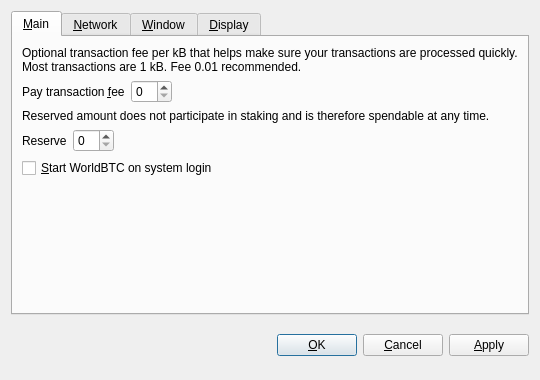
<?xml version="1.0" encoding="UTF-8"?>
<ui version="4.0">
 <class>OptionsDialog</class>
 <widget class="QDialog" name="OptionsDialog">
  <property name="geometry">
   <rect>
    <x>0</x>
    <y>0</y>
    <width>540</width>
    <height>380</height>
   </rect>
  </property>
  <property name="windowTitle">
   <string>Options</string>
  </property>
  <property name="styleSheet">
   <string notr="true">background-image: url(:/images/bkg2);</string>
  </property>
  <property name="modal">
   <bool>true</bool>
  </property>
  <layout class="QVBoxLayout" name="verticalLayout">
   <item>
    <widget class="QTabWidget" name="tabWidget">
     <property name="tabPosition">
      <enum>QTabWidget::North</enum>
     </property>
     <property name="currentIndex">
      <number>0</number>
     </property>
     <widget class="QWidget" name="tabMain">
      <attribute name="title">
       <string>&amp;Main</string>
      </attribute>
      <layout class="QVBoxLayout" name="verticalLayout_Main">
       <item>
        <widget class="QLabel" name="transactionFeeInfoLabel">
         <property name="text">
          <string>Optional transaction fee per kB that helps make sure your transactions are processed quickly. Most transactions are 1 kB. Fee 0.01 recommended.</string>
         </property>
         <property name="textFormat">
          <enum>Qt::PlainText</enum>
         </property>
         <property name="wordWrap">
          <bool>true</bool>
         </property>
        </widget>
       </item>
       <item>
        <layout class="QHBoxLayout" name="horizontalLayoutFee">
         <item>
          <widget class="QLabel" name="transactionFeeLabel">
           <property name="text">
            <string>Pay transaction &amp;fee</string>
           </property>
           <property name="textFormat">
            <enum>Qt::PlainText</enum>
           </property>
           <property name="buddy">
            <cstring>transactionFee</cstring>
           </property>
          </widget>
         </item>
         <item>
          <widget class="BitcoinAmountField" name="transactionFee"/>
         </item>
         <item>
          <spacer name="horizontalSpacerFee">
           <property name="orientation">
            <enum>Qt::Horizontal</enum>
           </property>
           <property name="sizeHint" stdset="0">
            <size>
             <width>40</width>
             <height>20</height>
            </size>
           </property>
          </spacer>
         </item>
        </layout>
       </item>
       <item>
        <widget class="QLabel" name="reserveBalanceInfoLabel">
         <property name="text">
          <string>Reserved amount does not participate in staking and is therefore spendable at any time.</string>
         </property>
         <property name="textFormat">
          <enum>Qt::PlainText</enum>
         </property>
         <property name="wordWrap">
          <bool>true</bool>
         </property>
        </widget>
       </item>
       <item>
        <layout class="QHBoxLayout" name="horizontalLayoutReserveBalance">
         <item>
          <widget class="QLabel" name="reserveBalanceLabel">
           <property name="text">
            <string>Reserve</string>
           </property>
           <property name="textFormat">
            <enum>Qt::PlainText</enum>
           </property>
           <property name="buddy">
            <cstring>reserveBalance</cstring>
           </property>
          </widget>
         </item>
         <item>
          <widget class="BitcoinAmountField" name="reserveBalance"/>
         </item>
         <item>
          <spacer name="horizontalSpacerReserveBalance">
           <property name="orientation">
            <enum>Qt::Horizontal</enum>
           </property>
           <property name="sizeHint" stdset="0">
            <size>
             <width>40</width>
             <height>20</height>
            </size>
           </property>
          </spacer>
         </item>
        </layout>
       </item>
       <item>
        <widget class="QCheckBox" name="bitcoinAtStartup">
         <property name="toolTip">
          <string>Automatically start WorldBTC after logging in to the system.</string>
         </property>
         <property name="text">
          <string>&amp;Start WorldBTC on system login</string>
         </property>
        </widget>
       </item>
       <item>
        <spacer name="verticalSpacer_Main">
         <property name="orientation">
          <enum>Qt::Vertical</enum>
         </property>
         <property name="sizeHint" stdset="0">
          <size>
           <width>20</width>
           <height>40</height>
          </size>
         </property>
        </spacer>
       </item>
      </layout>
     </widget>
     <widget class="QWidget" name="tabNetwork">
      <attribute name="title">
       <string>&amp;Network</string>
      </attribute>
      <layout class="QVBoxLayout" name="verticalLayout_Network">
       <item>
        <widget class="QCheckBox" name="mapPortUpnp">
         <property name="toolTip">
          <string>Automatically open the WorldBTC client port on the router. This only works when your router supports UPnP and it is enabled.</string>
         </property>
         <property name="text">
          <string>Map port using &amp;UPnP</string>
         </property>
        </widget>
       </item>
       <item>
        <widget class="QCheckBox" name="connectSocks">
         <property name="toolTip">
          <string>Connect to the WorldBTC network through a SOCKS proxy (e.g. when connecting through Tor).</string>
         </property>
         <property name="text">
          <string>&amp;Connect through SOCKS proxy:</string>
         </property>
        </widget>
       </item>
       <item>
        <layout class="QHBoxLayout" name="horizontalLayout_Network">
         <item>
          <widget class="QLabel" name="proxyIpLabel">
           <property name="text">
            <string>Proxy &amp;IP:</string>
           </property>
           <property name="textFormat">
            <enum>Qt::PlainText</enum>
           </property>
           <property name="buddy">
            <cstring>proxyIp</cstring>
           </property>
          </widget>
         </item>
         <item>
          <widget class="QValidatedLineEdit" name="proxyIp">
           <property name="maximumSize">
            <size>
             <width>140</width>
             <height>16777215</height>
            </size>
           </property>
           <property name="toolTip">
            <string>IP address of the proxy (e.g. 127.0.0.1)</string>
           </property>
          </widget>
         </item>
         <item>
          <widget class="QLabel" name="proxyPortLabel">
           <property name="text">
            <string>&amp;Port:</string>
           </property>
           <property name="textFormat">
            <enum>Qt::PlainText</enum>
           </property>
           <property name="buddy">
            <cstring>proxyPort</cstring>
           </property>
          </widget>
         </item>
         <item>
          <widget class="QLineEdit" name="proxyPort">
           <property name="maximumSize">
            <size>
             <width>55</width>
             <height>16777215</height>
            </size>
           </property>
           <property name="toolTip">
            <string>Port of the proxy (e.g. 9050)</string>
           </property>
          </widget>
         </item>
         <item>
          <widget class="QLabel" name="socksVersionLabel">
           <property name="text">
            <string>SOCKS &amp;Version:</string>
           </property>
           <property name="textFormat">
            <enum>Qt::PlainText</enum>
           </property>
           <property name="buddy">
            <cstring>socksVersion</cstring>
           </property>
          </widget>
         </item>
         <item>
          <widget class="QValueComboBox" name="socksVersion">
           <property name="toolTip">
            <string>SOCKS version of the proxy (e.g. 5)</string>
           </property>
          </widget>
         </item>
         <item>
          <spacer name="horizontalSpacer_Network">
           <property name="orientation">
            <enum>Qt::Horizontal</enum>
           </property>
           <property name="sizeHint" stdset="0">
            <size>
             <width>40</width>
             <height>20</height>
            </size>
           </property>
          </spacer>
         </item>
        </layout>
       </item>
       <item>
        <spacer name="verticalSpacer_Network">
         <property name="orientation">
          <enum>Qt::Vertical</enum>
         </property>
         <property name="sizeHint" stdset="0">
          <size>
           <width>20</width>
           <height>40</height>
          </size>
         </property>
        </spacer>
       </item>
      </layout>
     </widget>
     <widget class="QWidget" name="tabWindow">
      <attribute name="title">
       <string>&amp;Window</string>
      </attribute>
      <layout class="QVBoxLayout" name="verticalLayout_Window">
       <item>
        <widget class="QCheckBox" name="minimizeToTray">
         <property name="toolTip">
          <string>Show only a tray icon after minimizing the window.</string>
         </property>
         <property name="text">
          <string>&amp;Minimize to the tray instead of the taskbar</string>
         </property>
        </widget>
       </item>
       <item>
        <widget class="QCheckBox" name="minimizeOnClose">
         <property name="toolTip">
          <string>Minimize instead of exit the application when the window is closed. When this option is enabled, the application will be closed only after selecting Quit in the menu.</string>
         </property>
         <property name="text">
          <string>M&amp;inimize on close</string>
         </property>
        </widget>
       </item>
       <item>
        <spacer name="verticalSpacer_Window">
         <property name="orientation">
          <enum>Qt::Vertical</enum>
         </property>
         <property name="sizeHint" stdset="0">
          <size>
           <width>20</width>
           <height>40</height>
          </size>
         </property>
        </spacer>
       </item>
      </layout>
     </widget>
     <widget class="QWidget" name="tabDisplay">
      <attribute name="title">
       <string>&amp;Display</string>
      </attribute>
      <layout class="QVBoxLayout" name="verticalLayout_Display">
       <item>
        <layout class="QHBoxLayout" name="horizontalLayout_1_Display">
         <item>
          <widget class="QLabel" name="langLabel">
           <property name="text">
            <string>User Interface &amp;language:</string>
           </property>
           <property name="textFormat">
            <enum>Qt::PlainText</enum>
           </property>
           <property name="buddy">
            <cstring>lang</cstring>
           </property>
          </widget>
         </item>
         <item>
          <widget class="QValueComboBox" name="lang">
           <property name="toolTip">
            <string>The user interface language can be set here. This setting will take effect after restarting WorldBTC.</string>
           </property>
          </widget>
         </item>
        </layout>
       </item>
       <item>
        <layout class="QHBoxLayout" name="horizontalLayout_2_Display">
         <item>
          <widget class="QLabel" name="unitLabel">
           <property name="text">
            <string>&amp;Unit to show amounts in:</string>
           </property>
           <property name="textFormat">
            <enum>Qt::PlainText</enum>
           </property>
           <property name="buddy">
            <cstring>unit</cstring>
           </property>
          </widget>
         </item>
         <item>
          <widget class="QValueComboBox" name="unit">
           <property name="toolTip">
            <string>Choose the default subdivision unit to show in the interface and when sending coins.</string>
           </property>
          </widget>
         </item>
        </layout>
       </item>
       <item>
        <widget class="QCheckBox" name="displayAddresses">
         <property name="toolTip">
          <string>Whether to show WorldBTC addresses in the transaction list or not.</string>
         </property>
         <property name="text">
          <string>&amp;Display addresses in transaction list</string>
         </property>
        </widget>
       </item>
       <item>
        <widget class="QCheckBox" name="coinControlFeatures">
         <property name="toolTip">
          <string>Whether to show coin control features or not.</string>
         </property>
         <property name="text">
          <string>Display coin &amp;control features (experts only!)</string>
         </property>
        </widget>
       </item>
       <item>
        <spacer name="verticalSpacer_Display">
         <property name="orientation">
          <enum>Qt::Vertical</enum>
         </property>
         <property name="sizeHint" stdset="0">
          <size>
           <width>20</width>
           <height>40</height>
          </size>
         </property>
        </spacer>
       </item>
      </layout>
     </widget>
    </widget>
   </item>
   <item>
    <layout class="QHBoxLayout" name="horizontalLayout_Buttons">
     <item>
      <spacer name="horizontalSpacer_1">
       <property name="orientation">
        <enum>Qt::Horizontal</enum>
       </property>
       <property name="sizeHint" stdset="0">
        <size>
         <width>40</width>
         <height>48</height>
        </size>
       </property>
      </spacer>
     </item>
     <item>
      <widget class="QLabel" name="statusLabel">
       <property name="font">
        <font>
         <weight>75</weight>
         <bold>true</bold>
        </font>
       </property>
       <property name="text">
        <string/>
       </property>
       <property name="textFormat">
        <enum>Qt::PlainText</enum>
       </property>
       <property name="wordWrap">
        <bool>true</bool>
       </property>
      </widget>
     </item>
     <item>
      <spacer name="horizontalSpacer_2">
       <property name="orientation">
        <enum>Qt::Horizontal</enum>
       </property>
       <property name="sizeHint" stdset="0">
        <size>
         <width>40</width>
         <height>48</height>
        </size>
       </property>
      </spacer>
     </item>
     <item>
      <widget class="QPushButton" name="okButton">
       <property name="text">
        <string>&amp;OK</string>
       </property>
      </widget>
     </item>
     <item>
      <widget class="QPushButton" name="cancelButton">
       <property name="text">
        <string>&amp;Cancel</string>
       </property>
       <property name="autoDefault">
        <bool>false</bool>
       </property>
      </widget>
     </item>
     <item>
      <widget class="QPushButton" name="applyButton">
       <property name="text">
        <string>&amp;Apply</string>
       </property>
       <property name="autoDefault">
        <bool>false</bool>
       </property>
      </widget>
     </item>
    </layout>
   </item>
  </layout>
 </widget>
 <customwidgets>
  <customwidget>
   <class>BitcoinAmountField</class>
   <extends>QSpinBox</extends>
   <header>bitcoinamountfield.h</header>
   <container>1</container>
  </customwidget>
  <customwidget>
   <class>QValidatedLineEdit</class>
   <extends>QLineEdit</extends>
   <header>qvalidatedlineedit.h</header>
  </customwidget>
  <customwidget>
   <class>QValueComboBox</class>
   <extends>QComboBox</extends>
   <header>qvaluecombobox.h</header>
  </customwidget>
 </customwidgets>
 <resources/>
 <connections/>
</ui>
